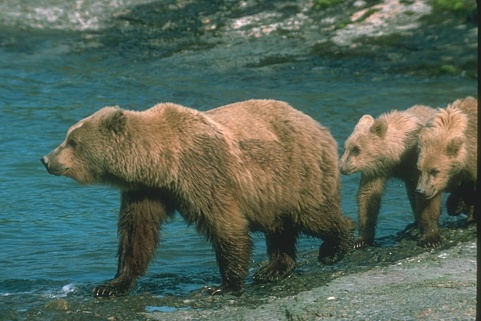
#> input picture datasets/bsd300/100075.jpg, 481 x 321 px; its folder holds 4 pictures in this run
$ jupyter execute --allow-errors 'Algoritmos de Filtragem de Ruído.ipynb'
#> lines starting #> are read from the running program, lines starting #| are printed output that depends on the picture
### denoising/bm3d.py
import bm3d
import numpy as np
from denoising.utils import *

def BM3D(noisy_images: np.ndarray, noise_std_dev: float) -> np.ndarray:
    """
    Params:
    noisy_images: receive noisy_images with shape (IMG, M, N, C),
    where IMG is the quantity of noisy images
    with dimensions MxN and
    C represents the color dimensions, i.e. if the images are colored,
    C = 3 (RGB), otherwise if C = 1, is grayscale.

    noise_std_dev: the standart deviation from noise.
    """
    validate_array_input(noisy_images)
    validate_if_noise_std_dev_is_a_float(noise_std_dev)

    filtered_images = []
    for i in range(noisy_images.shape[0]):
        filtered_images.append(
            bm3d.bm3d(
                noisy_images[i, :,:,:],
                sigma_psd=noise_std_dev,
                stage_arg=bm3d.BM3DStages.HARD_THRESHOLDING
            )
        )

    filtered_images = np.array(filtered_images)

    return filtered_images

### denoising/measures.py
import numpy as np
from skimage.metrics import peak_signal_noise_ratio as psnr, \
    structural_similarity as ssim
from denoising.utils import *
from typing import List

def validate_inputs(array1: np.ndarray, array2: np.ndarray):
    validate_array_input(array1)
    validate_array_input(array2)

    dimensions = len(array1.shape)

    for dimension in range(dimensions):
        assert array1.shape[dimension] == array2.shape[dimension], \
            f'The inputs should have same dimensions.'

# [5 lines left out: function need_to_normalize, not called in this run]

def PSNR(ground_truth_images: np.ndarray, noisy_images: np.ndarray) -> List[float]:
    """
    Calculate the medium PSNR over the ground truth images and noisy images.
    """
    validate_inputs(ground_truth_images, noisy_images)

    psnr_acumulated = []

    quantity_of_images = ground_truth_images.shape[0]

    if need_to_normalize(ground_truth_images):
        ground_truth_images = normalize(ground_truth_images, \
            interval=(0,255), data_type='int')

    if need_to_normalize(noisy_images):
        noisy_images = normalize(noisy_images, \
            interval=(0,255), data_type='int')

    for i in range(quantity_of_images):
        psnr_image = psnr(
            ground_truth_images[i,:,:,0],
            noisy_images[i,:,:,0],
            data_range=256
        )
        psnr_acumulated.append(psnr_image)

    # psnr_acumulated = np.array(psnr_acumulated)

    # return psnr_acumulated.mean()
    return psnr_acumulated

# [27 lines left out: function SSIM, not called in this run]
    # ssim_accumulated = np.array(ssim_accumulated)

    # return ssim_accumulated.mean()

### denoising/non_local_means.py
import numpy as np
from denoising.utils import *
from skimage.restoration import denoise_nl_means

from tqdm import tqdm

def NLM(noisy_images: np.ndarray, noise_std_dev: float, show_progress=False) -> np.ndarray:
    validate_array_input(noisy_images)
    validate_if_noise_std_dev_is_a_float(noise_std_dev)

    filtered_images = []

    if show_progress:
        for i in tqdm(range(noisy_images.shape[0])):
                filtered_images.append(
                    denoise_nl_means(
                        noisy_images[i, :,:,0],
                        sigma=noise_std_dev
                    )
                )

    else:
        for i in range(noisy_images.shape[0]):
            filtered_images.append(
                denoise_nl_means(
                    noisy_images[i, :,:,0],
                    sigma=noise_std_dev
                )
            )

    filtered_images = np.array(filtered_images)

    return filtered_images

### _notebooks/Algoritmos de Filtragem de Ruído.ipynb
# Algoritmos de Filtragem de Ruído

[cell 1]
from denoising.bm3d import BM3D
from denoising.measures import SSIM, PSNR
from glob import glob
import cv2
import numpy as np
from dicom_processing import *
from skimage.util import random_noise

[cell 2]
def adiciona_a_dimensao_das_cores(array:np.ndarray) -> np.ndarray:
    """
    Adiciona a dimensão das cores no array numpy, considerando a imagem sendo escala de cinza.
    """
    return array.reshape( array.shape + (1,) )

[cell 3]
arquivos = glob('datasets/bsd300/*.jpg')

[cell 4]
imgs = []

for arquivo in arquivos:
    img = cv2.imread(arquivo, cv2.IMREAD_GRAYSCALE)
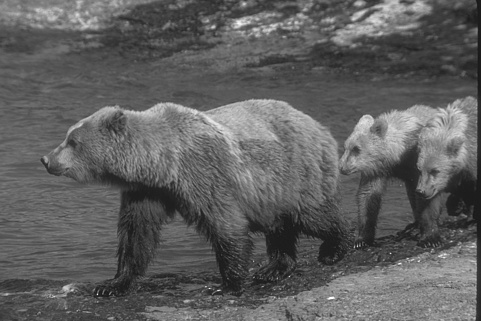
#> img: shape (321, 481); min 18, max 255, mean 95.1
    if img.shape == (321, 481):
        imgs.append(img)
#> pass 2 of the loop `for arquivo in arquivos:`:
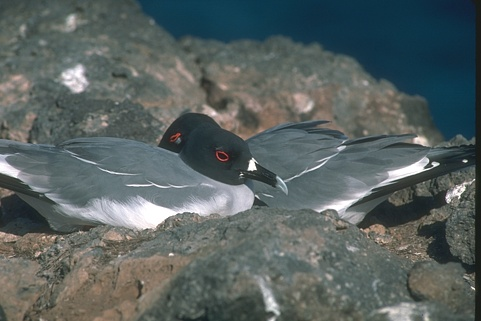
#> input picture datasets/bsd300/103041.jpg, 481 x 321 px
#> `img = cv2.imread(arquivo, cv2.IMREAD_GRAYSCALE)`:
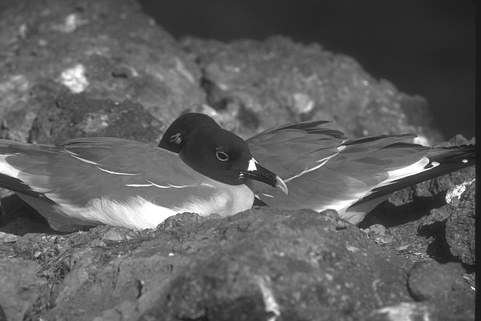
#> img: shape (321, 481); min 23, max 255, mean 95.4
#> pass 3 of the loop `for arquivo in arquivos:`:
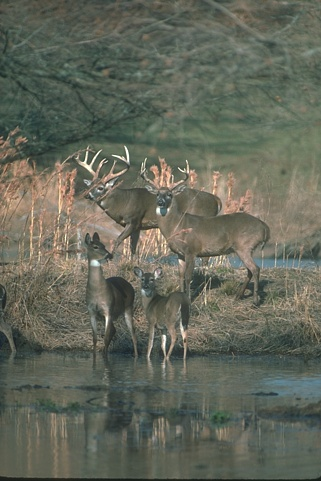
#> input picture datasets/bsd300/104022.jpg, 321 x 481 px
#> `img = cv2.imread(arquivo, cv2.IMREAD_GRAYSCALE)`:
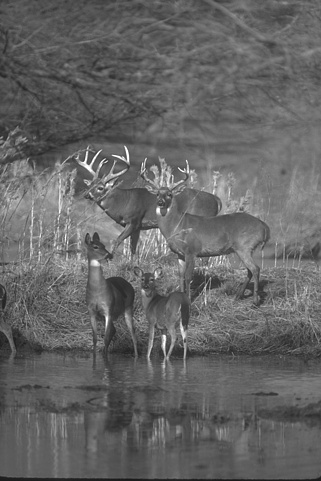
#> img: shape (481, 321); min 24, max 255, mean 100.7
#> the loop made 4 passes; the first 3 are shown

imgs = np.array(imgs)
imgs = adiciona_a_dimensao_das_cores(imgs)
imgs.shape
#> Out = (3, 321, 481, 1)

[cell 5]
noisy = []
for i in range(imgs.shape[0]):
    img = imgs[i, :, :, 0]
    noisy.append(random_noise(img, mode='gaussian')) # média 0 e variância 0.01 -> desvio padrão: 0.1
#> this loop made 3 passes
#> pass 3, `img = imgs[i, :, :, 0]`:
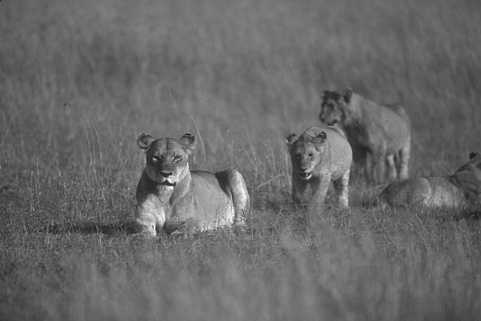
#> img: shape (321, 481); min 27, max 252, mean 104.8

noisy = np.array(noisy)
noisy = adiciona_a_dimensao_das_cores(noisy)
noisy.shape
#> Out = (3, 321, 481, 1)

#> (a cell that did not finish here is left out)

## PSNR e SSIM médio das imagens ruidosas

#> (a cell that did not finish here is left out)

#> (a cell that did not finish here is left out)

# 1 - BM3D

#> (a cell that did not finish here is left out)

imagens_filtradas = adiciona_a_dimensao_das_cores(imagens_filtradas)
imagens_filtradas.shape

#> (a cell that did not finish here is left out)

#> (a cell that did not finish here is left out)

#> (a cell that did not finish here is left out)

#> (a cell that did not finish here is left out)

# 2 - Non Local Means

[cell 14]
from denoising.non_local_means import NLM

#> (a cell that did not finish here is left out)
